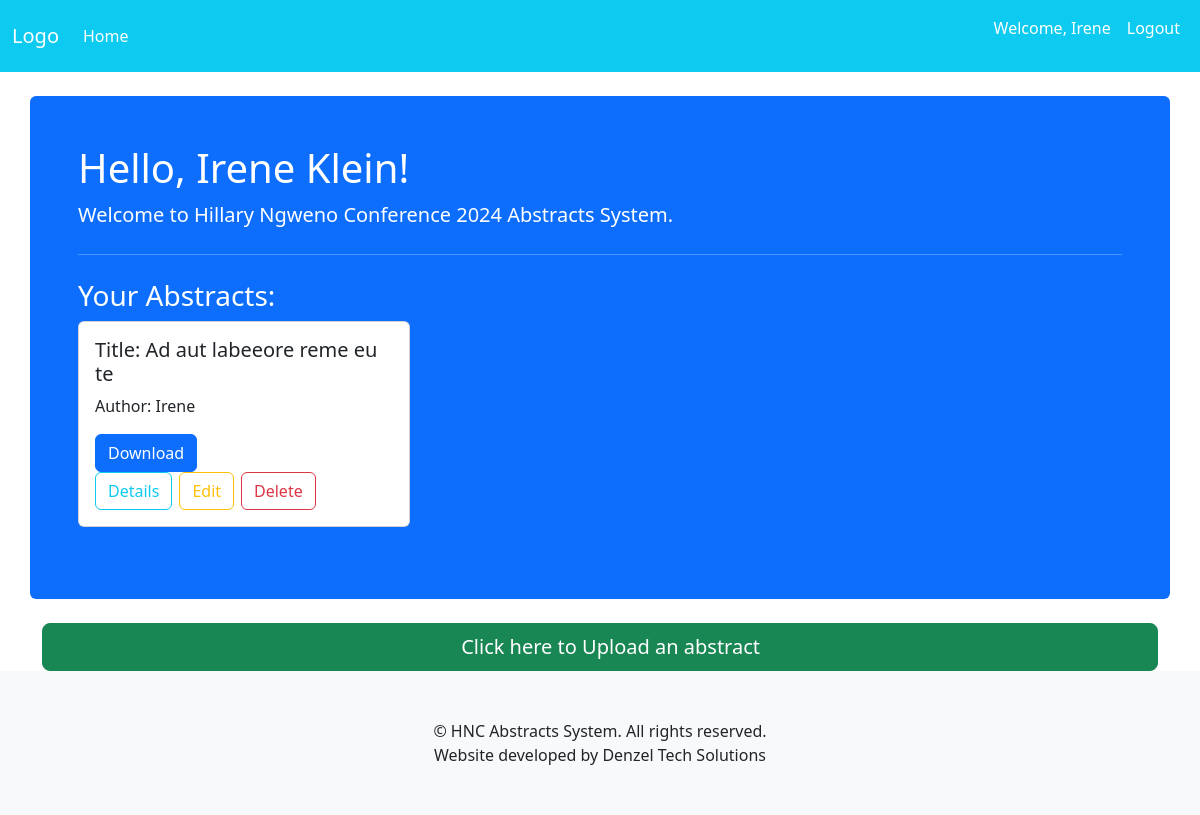
Before: / (signed in) with the older database file.
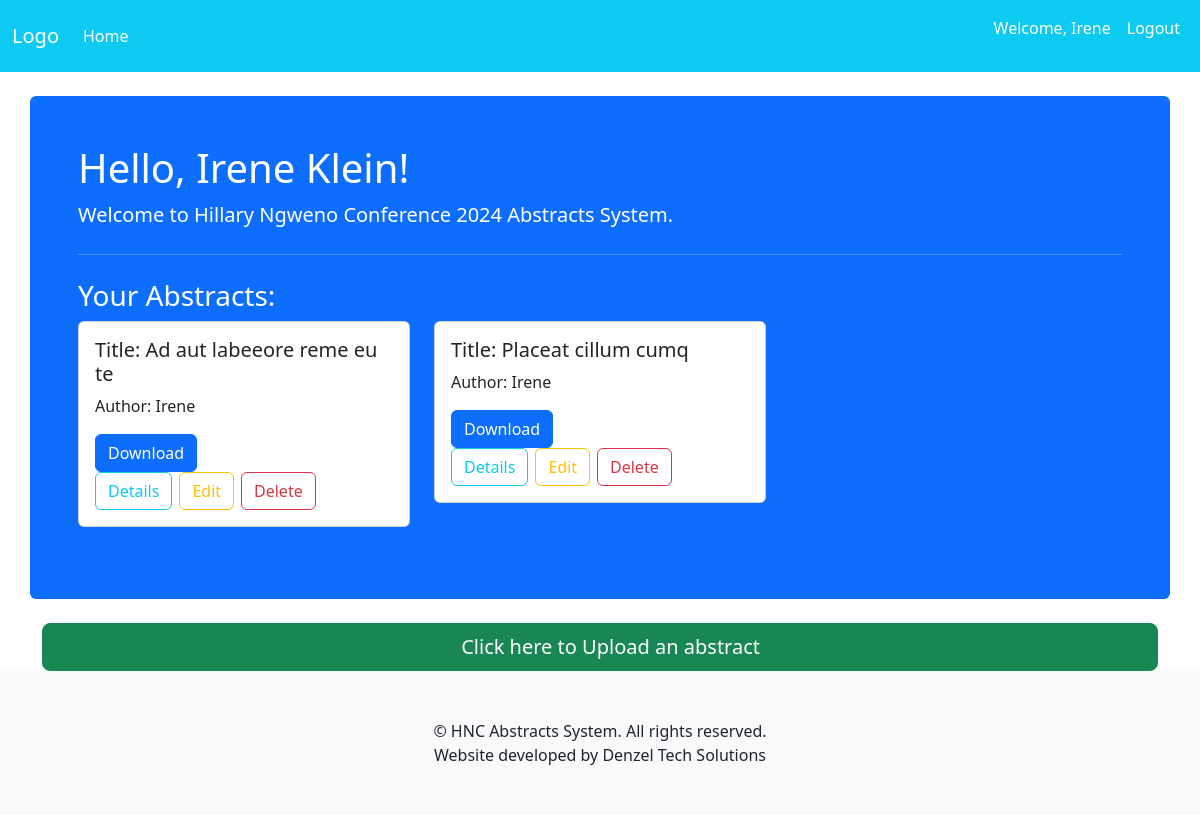
After: the same page with the newer database file.
### accounts/models.py (models this page shows)
class CustomUser(AbstractUser):
    username = models.TextField(max_length=25, unique=True)
    email = models.EmailField(max_length=50, unique=True)
    phone = models.CharField(max_length=14)
    def get_full_name(self):
        return "{} {}".format(self.first_name, self.last_name)
    objects = CustomUserManager()

### abstracts/models.py (models this page shows, shortened)
class Abstract(models.Model):
    title = models.CharField(max_length=254)
    description = models.TextField(max_length=254)
    file = models.FileField(upload_to=abstract_file_path, null=True, blank=True)
    author = models.ForeignKey(CustomUser, on_delete=models.CASCADE)
    created_at = models.DateTimeField(auto_now_add=True)
    updated_at = models.DateTimeField(auto_now=True)

### accounts/views.py (the view)
# urls.py: 2. Add a URL to urlpatterns:  path('', views.home, name='home')
def home(request):
    user = request.user
    if user.is_authenticated and not user.is_anonymous:
        if user.is_superuser:
            abstracts = Abstract.objects.all()
        else:
            abstracts = Abstract.objects.filter(author=user)
    else:
        abstracts = Abstract.objects.none()  # To handle the anonymous user error
    context = {
        'user': user,
        'abstracts': abstracts
        }
    return render(request, "index.html", context)

### templates/index.html (shortened to what this page needs)
{% extends 'common/base.html' %}
{% block content %}
    <div class="container p-5 mt-4 bg-primary text-white rounded">
        <div class="jumbotron">
            {% if user.is_authenticated %}
                <h3 class="display-6">Hello, {{ user.get_full_name }}!</h3>
                <p class="lead">Welcome to Hillary Ngweno Conference 2024 Abstracts System.</p>
                {% if user.is_superuser %}
                    <hr class="my-4">
                    <h3>All Abstracts:</h3>
                    <div class="row row-cols-1 row-cols-md-2 row-cols-lg-3 g-4">
                        {% for abstract in abstracts %}
                            <div class="col mb-4">
                                <div class="card">
                                    <div class="card-body text-dark">
                                        <h5 class="card-title">Title: {{ abstract.title }}</h5>
                                        <p class="card-text">Author: {{ abstract.author }}</p>
                                        <a href="{{ abstract.file.url }}" download class="btn btn-primary">Download</a>
                                        <div class="btn-group" role="group" aria-label="Abstract Actions">
                                            <a href="{% url 'abstracts:details' abstract.id %}" class="btn btn-outline-info me-2 rounded">Details</a>
                                            <a href="{% url 'abstracts:edit' abstract.id %}" class="btn btn-outline-warning me-2 rounded">Edit</a>
                                            <a href="{% url 'abstracts:delete' abstract.id %}" class="btn btn-outline-danger rounded">Delete</a>
                                        </div>
                                    </div>
                                </div>
                            </div>
                        {% endfor %}
                    </div>
                {% else %}
                    {% if abstracts %}
                        <hr class="my-4">
                        <h3>Your Abstracts:</h3>
                        <div class="row row-cols-1 row-cols-md-2 row-cols-lg-3 g-4">
                            {% for abstract in abstracts %}
                                <div class="col mb-4">
                                    <div class="card">
                                        <div class="card-body text-dark">
                                            <h5 class="card-title">Title: {{ abstract.title }}</h5>
                                            <p class="card-text">Author: {{ abstract.author }}</p>
                                            <a href="{{ abstract.file.url }}" download class="btn btn-primary">Download</a>
                                            <div class="btn-group" role="group" aria-label="Abstract Actions">
                                                <a href="{% url 'abstracts:details' abstract.id %}" class="btn btn-outline-info me-2 rounded">Details</a>
                                                <a href="{% url 'abstracts:edit' abstract.id %}" class="btn btn-outline-warning me-2 rounded">Edit</a>
                                                <a href="{% url 'abstracts:delete' abstract.id %}" class="btn btn-outline-danger rounded">Delete</a>
                                            </div>
                                        </div>
                                    </div>
                                </div>
                            {% endfor %}
                        </div>
                    {% else %}
                    <hr class="my-4">
                        <p><strong>Looks like you haven't uploaded any abstracts yet</strong></p>
                    {% endif %}
                {% endif %}
            {% endif %}
        </div>
    </div>
    <br>
    <div class="container text-center d-grid">
        <a href="{% url 'abstracts:upload' %}" class="btn btn-lg btn-success text-white btn-block hop-button">
            Click here to Upload an abstract
        </a>
    </div>
{% endblock %}

### templates/common/base.html (shortened to what this page needs)
{% extends 'common/header.html' %}

### templates/common/header.html (shortened to what this page needs)
<!DOCTYPE html>
<html lang="en">
<head>
    {% load static %}
    {% load bootstrap5 %}
    {% bootstrap_css %}
    <link rel="stylesheet" href="{% static 'custom_styles.css' %}">
</head>
<body>
    <header>
        <nav class="navbar navbar-expand-lg navbar-dark bg-info">
            <div class="container-fluid">
                <a class="navbar-brand" href="/">Logo</a>
                <div class="collapse navbar-collapse" id="navbarNav">
                    <ul class="navbar-nav me-auto">
                        <li class="nav-item">
                            <a class="nav-link text-white" href="/">Home</a>
                        </li>
                    </ul>
                    <ul class="navbar-nav ms-auto">
                        {% if user.is_authenticated %}
                            <li class="nav-item">
                                <p class="nav-link text-white">Welcome, {{ user.username }}</p>
                            </li>
                            <li class="nav-item">
                                <a class="nav-link text-white" href="{% url 'accounts:logout' %}">Logout</a>
                            </li>
                        {% endif %}
                    </ul>
                </div>
            </div>
        </nav>
    </header>
    <div class="container-fluid">
        {% block content %}{% endblock %}
    </div>
    {% include 'common/footer.html' %}
</body>
</html>

### templates/common/footer.html
<footer class="footer bg-light pt-5 py-5">
    <div class="container text-center">
        <p class="mb-0">&copy; {{ year|date:"Y" }} HNC Abstracts System. All rights reserved.</p>
        <p class="mb-0">Website developed by Denzel Tech Solutions</p>
    </div>
</footer>

### static/custom_styles.css (style rules this page uses)
.text-white { color: white !important; }
.hop-button { animation: hop 2s infinite; }

Changed rows visible on the page:
added Abstract: title "Placeat cillum cumq", author "Irene"
